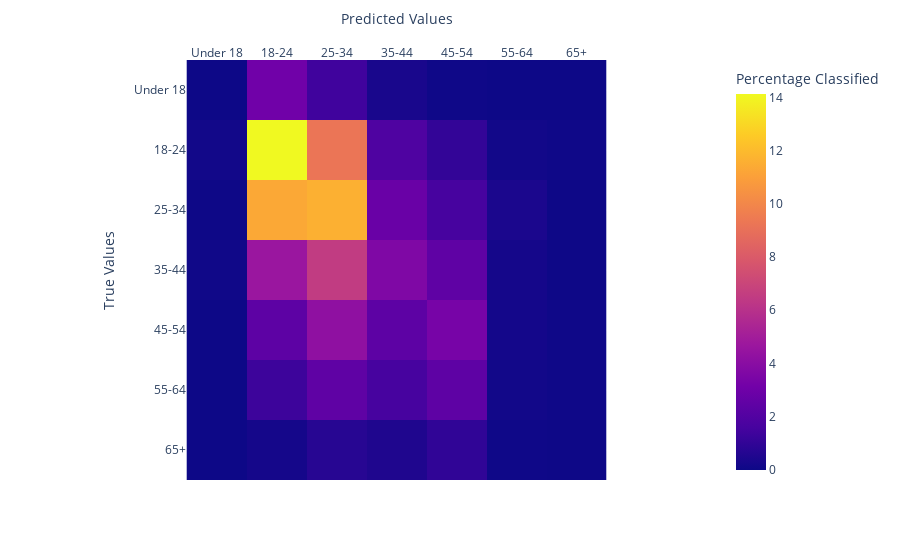

Notebook source saved alongside this figure:
### Code cell
conmat = confusion_matrix(Y_test, Y_pred)
display(conmat)
fig = px.imshow(
    np.round((conmat / conmat.sum()) * 100, 3),
    labels=dict(x="Predicted Values", y="True Values", color="Percentage Classified"),
    x=["Under 18", "18-24", "25-34", "35-44", "45-54", "55-64", "65+",],
    y=["Under 18", "18-24", "25-34", "35-44", "45-54", "55-64", "65+",],
)
fig.update_xaxes(side="top")
fig.show()

### Figure 1 — Plotly figure (JSON) as saved in the notebook; plotly's stock layout.template omitted (floating-point values rounded to 4 significant figures)
{"data": [{"coloraxis": "coloraxis", "hovertemplate": "Predicted Values: %{x}<br>True Values: %{y}<br>Percentage Classified: %{z}<extra></extra>", "name": "0", "type": "heatmap", "x": ["Under 18", "18-24", "25-34", "35-44", "45-54", "55-64", "65+"], "xaxis": "x", "y": ["Under 18", "18-24", "25-34", "35-44", "45-54", "55-64", "65+"], "yaxis": "y", "z": [[0, 3.082, 1.413, 0.321, 0.064, 0, 0], [0.128, 14.12, 9.246, 1.894, 1.059, 0.128, 0.064], [0.032, 11.33, 11.59, 2.825, 1.605, 0.385, 0.032], [0.096, 4.623, 6.517, 3.628, 2.472, 0.225, 0.032], [0, 2.376, 4.238, 2.376, 3.339, 0.193, 0.064], [0, 1.316, 2.472, 1.605, 2.44, 0.128, 0.064], [0, 0.225, 0.706, 0.482, 0.963, 0.064, 0.032]]}], "layout": {"coloraxis": {"colorbar": {"title": {"text": "Percentage Classified"}}, "colorscale": [[0, "#0d0887"], [0.1111, "#46039f"], [0.2222, "#7201a8"], [0.3333, "#9c179e"], [0.4444, "#bd3786"], [0.5556, "#d8576b"], [0.6667, "#ed7953"], [0.7778, "#fb9f3a"], [0.8889, "#fdca26"], [1, "#f0f921"]]}, "margin": {"t": 60}, "xaxis": {"anchor": "y", "constrain": "domain", "domain": [0, 1], "scaleanchor": "y", "side": "top", "title": {"text": "Predicted Values"}}, "yaxis": {"anchor": "x", "autorange": "reversed", "constrain": "domain", "domain": [0, 1], "title": {"text": "True Values"}}}}
